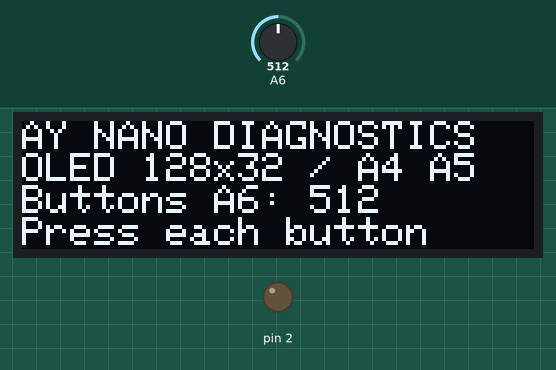
Simulated run of this sketch. Board: Arduino Nano, built with avr-gcc and run on an emulated ATmega328P. On the bench: 128×32 one-colour display, output pins drawn as LEDs (lit = HIGH). The inputs (shaded band) are chosen by the test bench; at power-on: A6 = 512. What the sketch prints to the serial monitor is not drawn.

Above: at 1.2 s.
1.3 s: A6 set to 716
At 2.6 s:
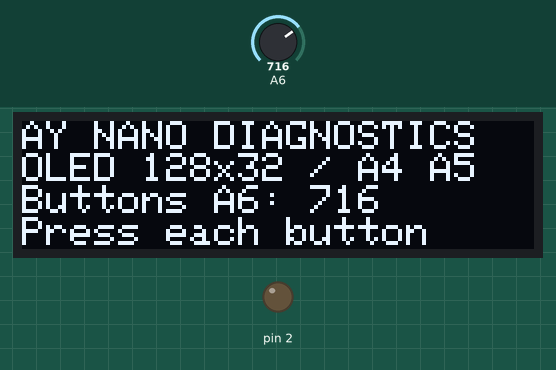
2.9 s: A6 set to 900
At 3.8 s:
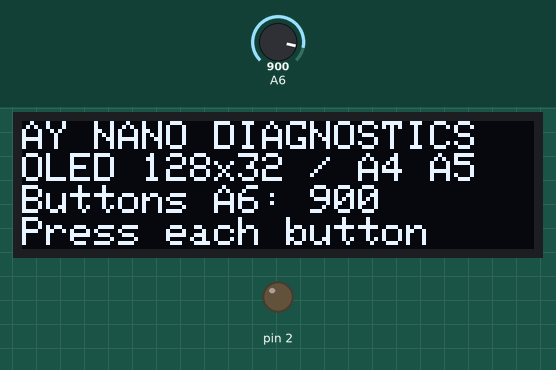
4.5 s: A6 set to 1023
At 5.0 s:
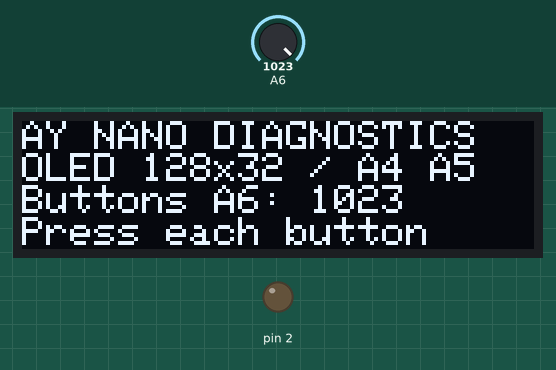
Timing chart, 0 to 7.5 s (numbered marks = the images above; inputs shaded):
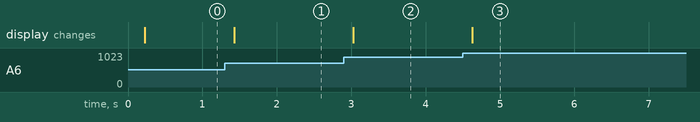

Measured:
- after the input at 1.3 s, the display: changes after 0.13 s (image 1)
- after the input at 2.9 s, the display: changes after 0.13 s (image 2)
- after the input at 4.5 s, the display: changes after 0.13 s (image 3)

The sketch:

NanoDiagnostics.ino
```cpp
#include <Wire.h>
#include <SSD1306Ascii.h>
#include <SSD1306AsciiWire.h>

SSD1306AsciiWire oled;
bool found = false;
unsigned long lastSample = 0;

void setup() {
  Serial.begin(9600);
  Serial.println(F("AY Nano diagnostics: I2C A4/A5, buttons A6"));
  // Keep AY silent. Do not drive its data bus or SD card.
  pinMode(2, OUTPUT);
  digitalWrite(2, LOW);
  Wire.begin();
  Wire.setClock(100000UL);
  Wire.setWireTimeout(25000, true);
  for (byte address = 1; address < 127; ++address) {
    Wire.beginTransmission(address);
    if (Wire.endTransmission() == 0) {
      Serial.print(F("I2C address: 0x"));
      Serial.println(address, HEX);
      if (!found && (address == 0x3C || address == 0x3D)) {
        oled.begin(&Adafruit128x32, address);
        oled.setFont(Adafruit5x7);
        oled.clear();
        oled.println(F("AY NANO DIAGNOSTICS"));
        oled.println(F("OLED 128x32 / A4 A5"));
        found = true;
      }
    }
  }
  if (!found) Serial.println(F("No OLED at 0x3C/0x3D. Check power and wiring."));
}

void loop() {
  if (millis() - lastSample < 200) return;
  lastSample = millis();
  int raw = analogRead(A6);
  Serial.print(F("A6="));
  Serial.println(raw);
  if (found) {
    oled.setCursor(0, 2);
    oled.print(F("Buttons A6: "));
    oled.print(raw);
    oled.print(F("    "));
    oled.setCursor(0, 3);
    oled.print(F("Press each button"));
  }
}
```
